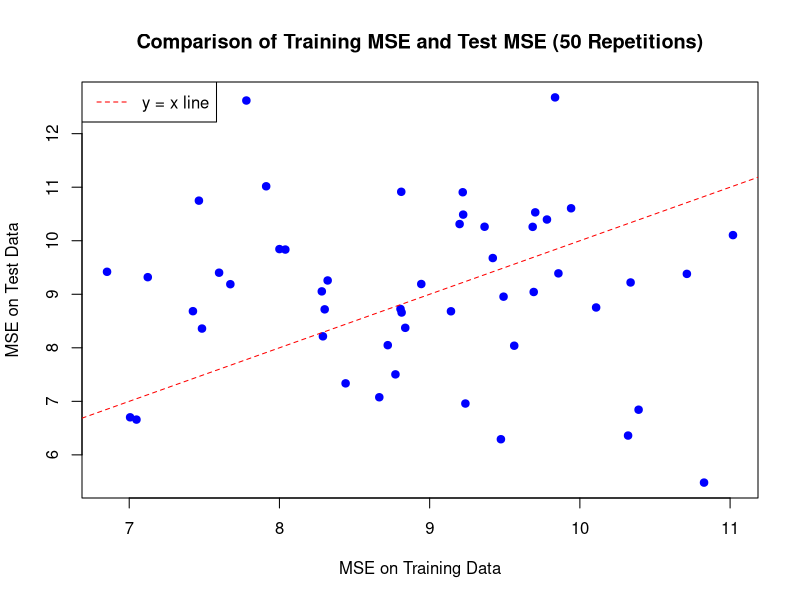

Write R code to recreate this figure.
# Set seed for reproducibility
set.seed(123)

# Number of repetitions for the entire process
n_repetitions <- 50

# Number of data points in training and test sets
n_samples <- 100

# Parameters for the Normal distribution
true_mean <- 3
true_variance <- 9
true_sd <- sqrt(true_variance) # rnorm uses standard deviation


# Vector to store the Mean Squared Sum for training, test data for each repetition
train_mse_results <- numeric(n_repetitions)
test_mse_results <- numeric(n_repetitions)

# --- Start the Simulation Loop ---

for (i in 1:n_repetitions) {

  # 1. Generate Training Data
  train_data <- rnorm(n_samples, mean = true_mean, sd = true_sd)

  # 2. Calculate the Sample Mean from Training Data
  train_sample_mean <- mean(train_data)

  # 3. Calculate MSE on Training Data
  train_squared_diff <- (train_data - train_sample_mean)^2
  train_mse <- mean(train_squared_diff)
  train_mse_results[i] <- train_mse

  # 4. Generate Test Data (Evaluation Data)
  test_data <- rnorm(n_samples, mean = true_mean, sd = true_sd)

  # 5. Calculate MSE on Test Data using the Training Sample Mean
  test_squared_diff <- (test_data - train_sample_mean)^2
  test_mse <- mean(test_squared_diff)
  test_mse_results[i] <- test_mse

} # End of the simulation loop

# --- Visualize the Results ---

plot(train_mse_results, test_mse_results,
     main = "Comparison of Training MSE and Test MSE (50 Repetitions)",
     xlab = "MSE on Training Data",
     ylab = "MSE on Test Data",
     pch = 19,
     col = "blue")

# Add a diagonal line (y=x) for reference
abline(a = 0, b = 1, col = "red", lty = 2) # lty=2 makes the line dashed

# Add a legend
legend("topleft", legend = "y = x line", col = "red", lty = 2)
